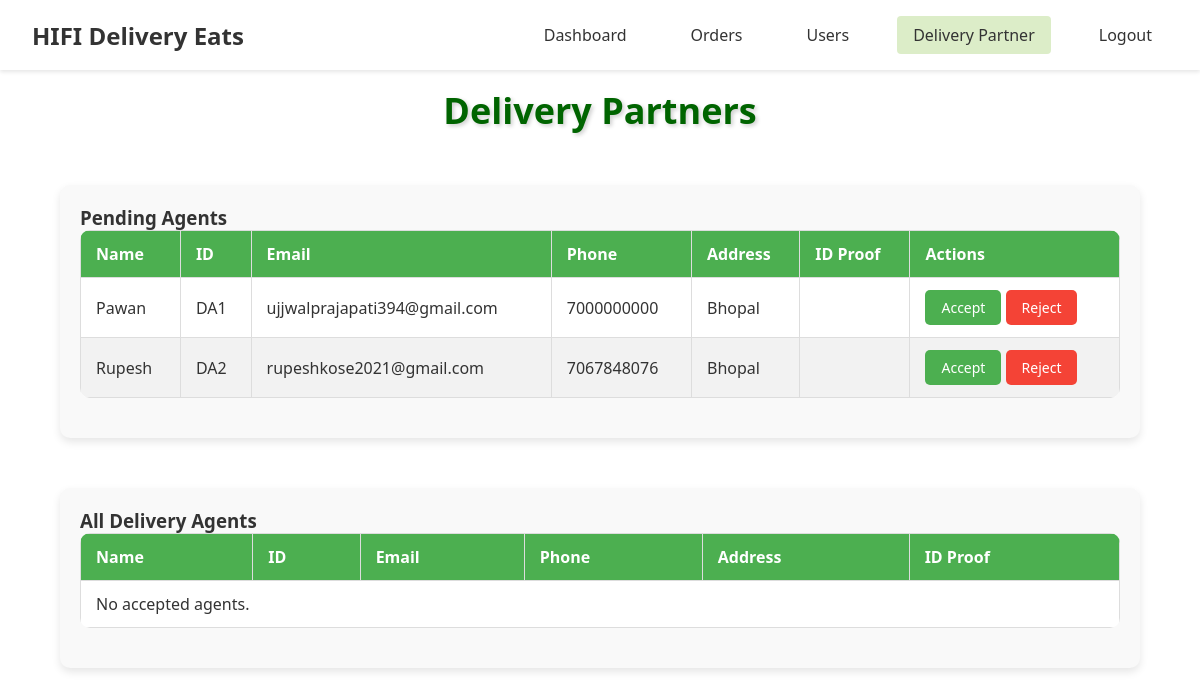
/admin/delivery_partner, run on an earlier commit of the app's database.
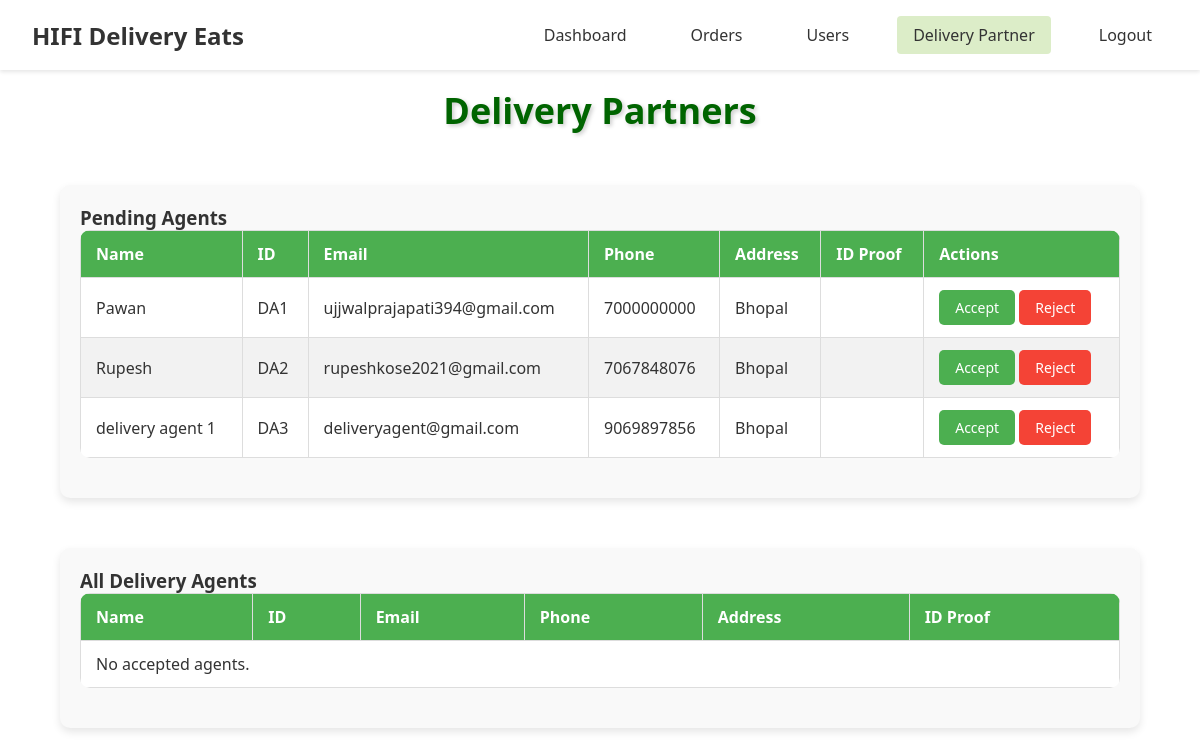
And on a later commit of the database.
### models.py (models this page shows, shortened)
class DeliveryAgent(UserMixin, db.Model):
    __tablename__ = 'delivery_agent'
    id = db.Column(db.Integer, primary_key=True)
    username = db.Column(db.String(100))
    email = db.Column(db.String(100), unique=True)
    phone = db.Column(db.Integer, unique=True, nullable=False)
    password = db.Column(db.String(100), nullable=False)
    delivery_area = db.Column(db.String(100), nullable=False)
    available_slots = db.Column(db.Boolean, nullable=False, default=True)
    id_proof = db.Column(db.String(12), nullable=False, server_default='')
    is_approved = db.Column(db.Boolean, nullable=False, server_default='0')

### routes.py (the view)
    @app.route('/admin/delivery_partner')
    def delivery_partner():
        pending_agents = DeliveryAgent.query.filter_by(is_approved=False).all()
        accepted_agents = DeliveryAgent.query.filter_by(is_approved=True).all()
        return render_template(
            'admin/delivery_partner.html',
            pending_agents=pending_agents,
            accepted_agents=accepted_agents
        )

### routes.py (called while the page is built)
def admin_routes(app, db):
    @app.route('/admin')
    def admin():
        return render_template('admin/home.html')
    @app.route('/admin/delivery_partner')
    def delivery_partner():
        pending_agents = DeliveryAgent.query.filter_by(is_approved=False).all()
        accepted_agents = DeliveryAgent.query.filter_by(is_approved=True).all()
        return render_template(
            'admin/delivery_partner.html',
            pending_agents=pending_agents,
            accepted_agents=accepted_agents
        )

### templates/admin/delivery_partner.html (shortened to what this page needs)
{% extends 'admin/index.html' %}
{% block css %}
  <link rel="stylesheet" href="{{ url_for('static', filename='css/admin/delivery_partner.css') }}">
{% endblock css %}
{% block content %}
<h2>Delivery Partners</h2>
<div class="table-container">
  <h3>Pending Agents</h3>
  <table>
    <thead>
      <tr>
        <th>Name</th>
        <th>ID</th>
        <th>Email</th>
        <th>Phone</th>
        <th>Address</th>
        <th>ID Proof</th>
        <th>Actions</th>
      </tr>
    </thead>
    <tbody id="userList">
      {% for agent in pending_agents %}
      <tr id="user-{{ agent.id }}">
        <td>{{ agent.username }}</td>
        <td>DA{{ agent.id }}</td>
        <td>{{ agent.email }}</td>
        <td>{{ agent.phone }}</td>
        <td>{{ agent.delivery_area }}</td>
        <td>{{ agent.id_proof }}</td>
        <td>
          <button class="accept" onclick="handleAccept({{ agent.id }})">Accept</button>
          <button class="reject" onclick="handleReject({{ agent.id }})">Reject</button>
        </td>
      </tr>
      {% else %}
      <tr>
        <td colspan="7">No pending agents.</td>
      </tr>
      {% endfor %}
    </tbody>
  </table>
</div>
<div class="table-container">
  <h3>All Delivery Agents</h3>
  <table>
    <thead>
      <tr>
        <th>Name</th>
        <th>ID</th>
        <th>Email</th>
        <th>Phone</th>
        <th>Address</th>
        <th>ID Proof</th>
      </tr>
    </thead>
    <tbody id="acceptedAgentsList">
      {% for agent in accepted_agents %}
      <tr id="user-{{ agent.id }}">
        <td>{{ agent.username }}</td>
        <td>DA{{ agent.id }}</td>
        <td>{{ agent.email }}</td>
        <td>{{ agent.phone }}</td>
        <td>{{ agent.delivery_area }}</td>
        <td>{{ agent.id_proof }}</td>
      </tr>
      {% else %}
      <tr>
        <td colspan="6">No accepted agents.</td>
      </tr>
      {% endfor %}
    </tbody>
  </table>
</div>
{% endblock content %}

### templates/admin/index.html (shortened to what this page needs)
<!DOCTYPE html>
<html lang="en">
<head>
  <link rel="stylesheet" href="{{ url_for('static', filename='css/admin/admin.css') }}">
  {% block css %}{% endblock css %}
</head>
<body>
  <header class="header">
    <div class="logo">HIFI Delivery Eats</div>
    <nav class="nav-menu">
      <a href="{{ url_for('admin') }}" class="{% if request.endpoint == 'admin' %}active{% endif %}">Dashboard</a>
      <a href="#" class="{% if request.endpoint == 'orders' %}active{% endif %}">Orders</a>
      <a href="#" class="{% if request.endpoint == 'users' %}active{% endif %}">Users</a>
      <a href="{{ url_for('delivery_partner') }}" class="{% if request.endpoint == 'delivery_partner' %}active{% endif %}">Delivery Partner</a>
      <a href="{{ url_for('employee_logout') }}">Logout</a>
    </nav>
  </header>
  <main>
    <section class="dashboard-content">
      {% block content %}{% endblock content %}
    </section>
  </main>
</body>
</html>

### static/css/admin/admin.css (style rules this page uses)
* { margin: 0; padding: 0; box-sizing: border-box; font-family: 'Segoe UI', Tahoma, Geneva, Verdana, sans-serif; }
:root { --primary-green: #50b341; --light-green: #DCEDC8; --white: #ffffff; --text-dark: #333333; }
body { background-color: var(--white); color: var(--text-dark); }
.header { display: flex; justify-content: space-between; align-items: center; padding: 1rem 2rem; background-color: var(--white); box-shadow: 0 2px 4px rgba(0,0,0,0.1); }
.logo { font-size: 1.5rem; font-weight: bold; color: var(--text-dark); }
.nav-menu { display: flex; gap: 2rem; }
.nav-menu a { text-decoration: none; color: var(--text-dark); padding: 0.5rem 1rem; border-radius: 4px; transition: background-color 0.3s; }
.nav-menu a:hover, .nav-menu a.active { background-color: var(--light-green); }

### static/css/admin/delivery_partner.css (style rules this page uses)
h2 { color: darkgreen; text-align: center; margin-bottom: 10px; font-size: 36px; font-weight: bold; text-shadow: 2px 2px 4px rgba(0, 0, 0, 0.2); transition: text-shadow 0.3s ease-in-out; margin-top: 1rem; }
.table-container { margin: 50px auto; padding: 20px; border-radius: 10px; box-shadow: 0 4px 8px rgba(0, 0, 0, 0.1); background-color: #f9f9f9; width: 90%; max-width: 1200px; }
table { width: 100%; border-collapse: collapse; margin-bottom: 20px; background-color: #fff; border-radius: 10px; overflow: hidden; }
th, td { border: 1px solid #ddd; padding: 12px 15px; text-align: left; }
th { background-color: #4CAF50; color: white; }
tbody tr:nth-child(even) { background-color: #f2f2f2; }
button { padding: 8px 16px; border: none; border-radius: 5px; cursor: pointer; font-size: 14px; transition: background-color 0.3s ease; }
.accept { background-color: #4CAF50; color: white; }
.reject { background-color: #f44336; color: white; }

What changed in the data, as far as the page shows it:
added DeliveryAgent: username "delivery agent 1", id "3", email "deliveryagent@gmail.com", phone "9069897856", delivery_area "Bhopal"
